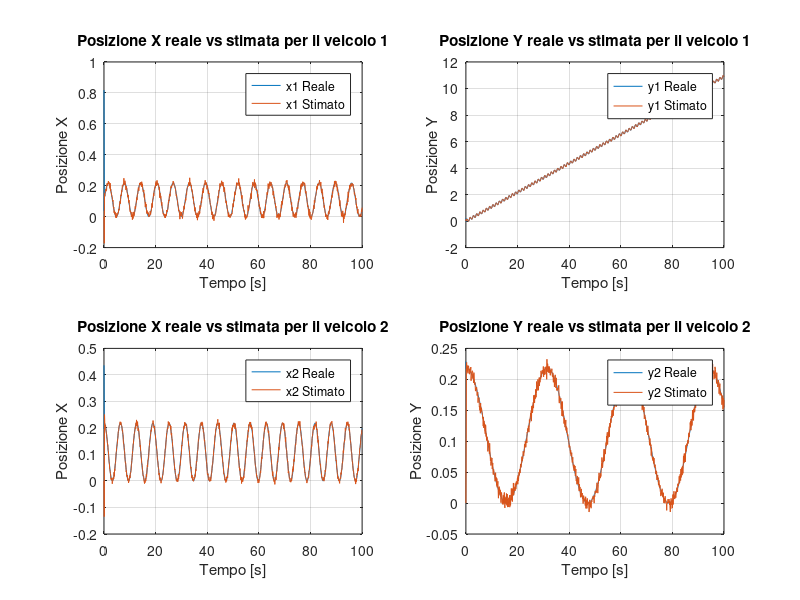
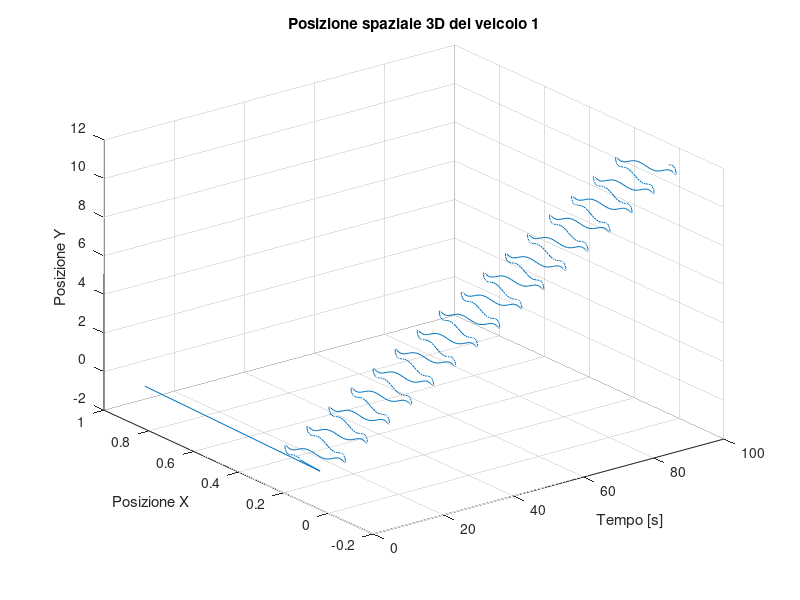

Write MATLAB code to recreate these figures, in order.
clear
close all
clc
%% Filtro di Kalman Distribuito

% Il codice simula un sistema distribuito
% in cui due veicoli si muovono con dinamiche semplici e vengono monitorati da sensori rumorosi.
% Il filtro di Kalman viene utilizzato per stimare la posizione dei veicoli
% combinando misure di GPS e radar.

%% Inizializzazione Sistema

% Parametri generali
Dt = 0.1; % Passo di campionamento (100 ms)
t = 0:Dt:100; % Intervallo di simulazione

%% Inizializzazione Veicolo 1
x1 = rand(2,1); % Posizione iniziale casuale
% Comando di controllo (accelerazione variabile nel tempo)
ux1 = 1 + sin(t);
uy1 = t + sin(t*5);
u1 = [ux1;uy1];

%% Inizializzazione Veicolo 2
x2 = rand(2,1); % Posizione iniziale casuale
% Comando di controllo (accelerazione variabile nel tempo)
ux2 = 1 + cos(t);
uy2 =  1 + cos(t/5);
u2 = [ux2;uy2];

%% Attrito & Dinamica
% Modello:
% x_i+1 = a⋅x_i + b⋅u_i
% posizione futura = effetto attrito + effetto controllo

A = eye(2) * -0.1;  % Matrice di transizione stato (attrito)
B = eye(2) * Dt * 1.2; % Matrice di controllo

%% Simulazione della dinamica dei veicoli
x1Store = zeros(2, length(t));
x1Store(:,1) = x1;
x2Store = zeros(2, length(t));
x2Store(:,1) = x2;

for i = 1:length(t)-1
    % Aggiornamento della posizione del veicolo 1 -> ideale
    x1Store(:,i+1) = A * x1Store(:,i) + B * u1(:,i);
    % Aggiornamento della posizione del veicolo 2 -> ideale
    x2Store(:,i+1) = A * x2Store(:,i) + B * u2(:,i);
end

%% Incertezze misure

% Errore nelle misure di accelerazione
sigma_u1 = 0.1;
u1_bar = u1 + randn(2, length(u1)) * sigma_u1;
sigma_u2 = 0.05;
u2_bar = u2 + randn(2, length(u2)) * sigma_u2;

% Errore nelle misure GPS
sigma_gps1 = 0.3;
x1GPS = x1Store + randn(2, length(x1Store)) .* sigma_gps1;
ProbGPS1 = 0.05; % Probabilità che il GPS sia disponibile

sigma_gps2 = 0.2;
x2GPS = x2Store + randn(2, length(x2Store)) .* sigma_gps2;
ProbGPS2 = 0.9;

% Errore nelle misure Radar (posizione relativa veicoli)
sigma_radar = 0.1;
ProbRadar = 0.8;

%% Inizializzazione del Filtro di Kalman

% ------> Veicolo 1 <------
x1Est = zeros(2, length(t));

% covarianza errore di stima 
P1 = 100 * eye(2); % Matrice 2×2
P1Store = zeros(2, 2, length(t));
P1PredStore = zeros(2, 2, length(t));

% ----> Veicolo 2 <------
x2Est = zeros(2, length(t));

% covarianza errore di stima 
P2 = 100 * eye(2); % Matrice 2×2 
P2Store = zeros(2, 2, length(t));
P2PredStore = zeros(2, 2, length(t));

for i = 1:length(t)-1

    %% Filtro di Kalman per il veicolo 1
    
    % PREDIZIONE
    x1EstPred = A * x1Est(:,i) + B * u1_bar(:,i);
    P1pred = A * P1 * A' + B * sigma_u1^2 * B'; % predizione covarianza dell'errore
    
    % Aggiornamento basato su GPS
    if rand(1) <= ProbGPS1
        H = eye(2); % matrice di osservazione
        R = sigma_gps1^2 * eye(2); % covarianza dell'errore GPS
        InnCov = H * P1pred * H' + R;
        W = P1pred * H' / InnCov;
        x1Est(:,i+1) = x1EstPred + W * (x1GPS(:,i+1) - H * x1EstPred);
        P1 = (eye(2) - W * H) * P1pred;
    else
        x1Est(:,i+1) = x1EstPred;
        P1 = P1pred;
    end

    P1Store(:,:,i+1) = P1;  
    P1PredStore(:,:,i+1) = P1pred; 

    %% Filtro di Kalman per il veicolo 2
    
    % PREDIZIONE
    x2EstPred = A * x2Est(:,i) + B * u2_bar(:,i);
    P2pred = A * P2 * A' + B * sigma_u2^2 * B'; % predizione covarianza dell'errore
    
    % Aggiornamento basato su GPS
    if rand(1) <= ProbGPS2
        H = eye(2); 
        R = sigma_gps2^2 * eye(2); % covarianza dell'errore GPS
        InnCov = H * P2pred * H' + R;
        W = P2pred * H' / InnCov;
        x2Est(:,i+1) = x2EstPred + W * (x2GPS(:,i+1) - H * x2EstPred);
        P2 = (eye(2) - W * H) * P2pred;
    else
        x2Est(:,i+1) = x2EstPred;
        P2 = P2pred;
    end

    P2Store(:,:,i+1) = P2;  
    P2PredStore(:,:,i+1) = P2pred;

end

%% Visualizzazione dei risultati
PLOTPos = true;
PLOTCov = false;
PLOTAutoc = false;
PLOTHist = false;

%% Posizioni
if PLOTPos == true
    figure(1), clf, hold on;

    % Primo grafico: Posizione X reale vs stimata per il veicolo 1
    subplot(2, 2, 1);  
    plot(t, x1Store(1,:)); % Posizione X reale
    hold on;
    plot(t, x1Est(1,:));   % Posizione X stimata
    title('Posizione X reale vs stimata per il veicolo 1');
    xlabel('Tempo [s]');
    ylabel('Posizione X');
    legend('x1 Reale', 'x1 Stimato');
    grid on; 
    % Secondo grafico: Posizione Y reale vs stimata per il veicolo 1
    subplot(2, 2, 2); 
    plot(t, x1Store(2,:));  % Posizione Y reale
    hold on;
    plot(t, x1Est(2,:));    % Posizione Y stimata
    title('Posizione Y reale vs stimata per il veicolo 1');
    xlabel('Tempo [s]');
    ylabel('Posizione Y');
    legend('y1 Reale', 'y1 Stimato');
    grid on;

    % Posizione X reale vs stimata per il veicolo 2
    subplot(2, 2, 3);  
    plot(t, x2Store(1,:)); % Posizione X reale
    hold on;
    plot(t, x2Est(1,:));   % Posizione X stimata
    title('Posizione X reale vs stimata per il veicolo 2');
    xlabel('Tempo [s]');
    ylabel('Posizione X');
    legend('x2 Reale', 'x2 Stimato');
    grid on;   
    % Secondo grafico: Posizione Y reale vs stimata per il veicolo 2
    subplot(2, 2, 4); 
    plot(t, x2Store(2,:));  % Posizione Y reale
    hold on;
    plot(t, x2Est(2,:));    % Posizione Y stimata
    title('Posizione Y reale vs stimata per il veicolo 2');
    xlabel('Tempo [s]');
    ylabel('Posizione Y');
    legend('y2 Reale', 'y2 Stimato');
    grid on;


    % Plot 3D per il veicolo 1
    figure(2);
    %t = linspace(0, 10, 1001);             % Tempo da 0 a 10 secondi
    x1Store = [x1Store(1,:); x1Store(2,:)];             % Posizione X e Y (ad esempio una traiettoria circolare)
    plot3(t,x1Store(1,:), x1Store(2,:));   % Posizione reale
    ylabel('Posizione X');
    zlabel('Posizione Y');
    xlabel('Tempo [s]');
    grid on;
    title('Posizione spaziale 3D del veicolo 1');



end

%% Covarianza
if PLOTCov == true
    % Andamento della covarianza
    figure(3), clf, hold on;
    plot(t, squeeze(P1Store(1,1,:)), 'b'); % Covarianza x1
    plot(t, squeeze(P1PredStore(1,1,:)), 'r--'); % Covarianza predetta x1
    plot(t, squeeze(P2Store(1,1,:)), 'k--'); % Covarianza x2
    plot(t, squeeze(P2PredStore(1,1,:)), 'g--'); % Covarianza predetta x2
    legend('P1', 'P1 Predetto', 'P2', 'P2 Predetto');
    xlabel('Tempo [s]');
    ylabel('Covarianza');
    set(gca, 'YScale', 'log');
    title('Andamento della covarianza di errore');
end

%% Autocorrelazione
if PLOTAutoc == true
    % Autocorrelazione delle misure
    figure(4), clf, hold on;
    subplot(2,1,1)
    autocorr(u1_bar(1,:) - u1(1,:));
    title('Autocorrelazione del rumore sulle accelerazioni X Veicolo 1');
    subplot(2,1,2)
    autocorr(u1_bar(2,:) - u1(2,:));
    title('Autocorrelazione del rumore sulle accelerazioni Y Veicolo 1');
    
    figure(5), clf, hold on;
    subplot(2,1,1)
    autocorr(x1Est(1,:));
    title('Autocorrelazione della stima della posizione X Veicolo 1');
    subplot(2,1,2)
    autocorr(x1Est(2,:));
    title('Autocorrelazione della stima della posizione Y Veicolo 1');
end

if PLOTHist == true
    % Istogramma degli errori di stima per il veicolo 1
    Error = x1Store(1,10:end) - x1Est(1,10:end);
    figure(6), clf, hold on;
    subplot(1,2,1)
    histogram(Error);
    title('Distribuzione degli errori di stima X - Veicolo 1');
    % Istogramma degli errori di stima per il veicolo 1
    Error = x1Store(2,10:end) - x1Est(2,10:end);
    subplot(1,2,2)
    histogram(Error);
    title('Distribuzione degli errori di stima Y - Veicolo 1');

    % disp('Varianza campionaria Veicolo 1:');
    % var(Error)
    % disp('Varianza stimata dal KF Veicolo 1:');
    % P1

    % Istogramma degli errori di stima per il veicolo 1
    Error = x2Store(1,10:end) - x2Est(1,10:end);
    figure(7), clf, hold on;
    subplot(1,2,1)
    histogram(Error);
    title('Distribuzione degli errori di stima X - Veicolo 1');
    % Istogramma degli errori di stima per il veicolo 1
    Error = x2Store(2,10:end) - x2Est(2,10:end);
    subplot(1,2,2)
    histogram(Error);
    title('Distribuzione degli errori di stima Y - Veicolo 1');

    % disp('Varianza campionaria Veicolo 2:');
    % var(Error)
    % disp('Varianza stimata dal KF Veicolo 2:');
    % P2
end
